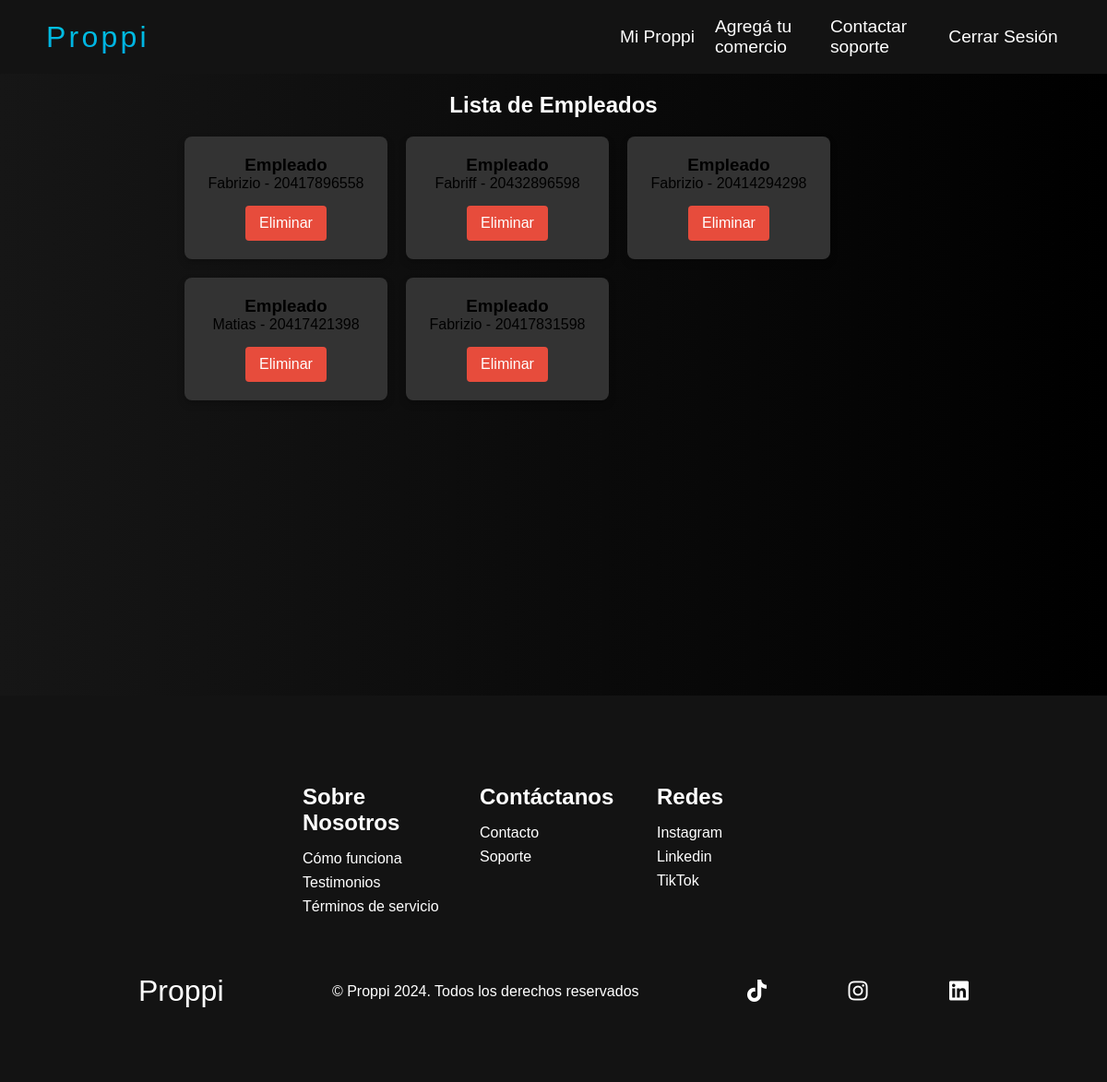
Before: /Miproppi/mis_comercios/eliminar_emp/1 (signed in) with the older database file.
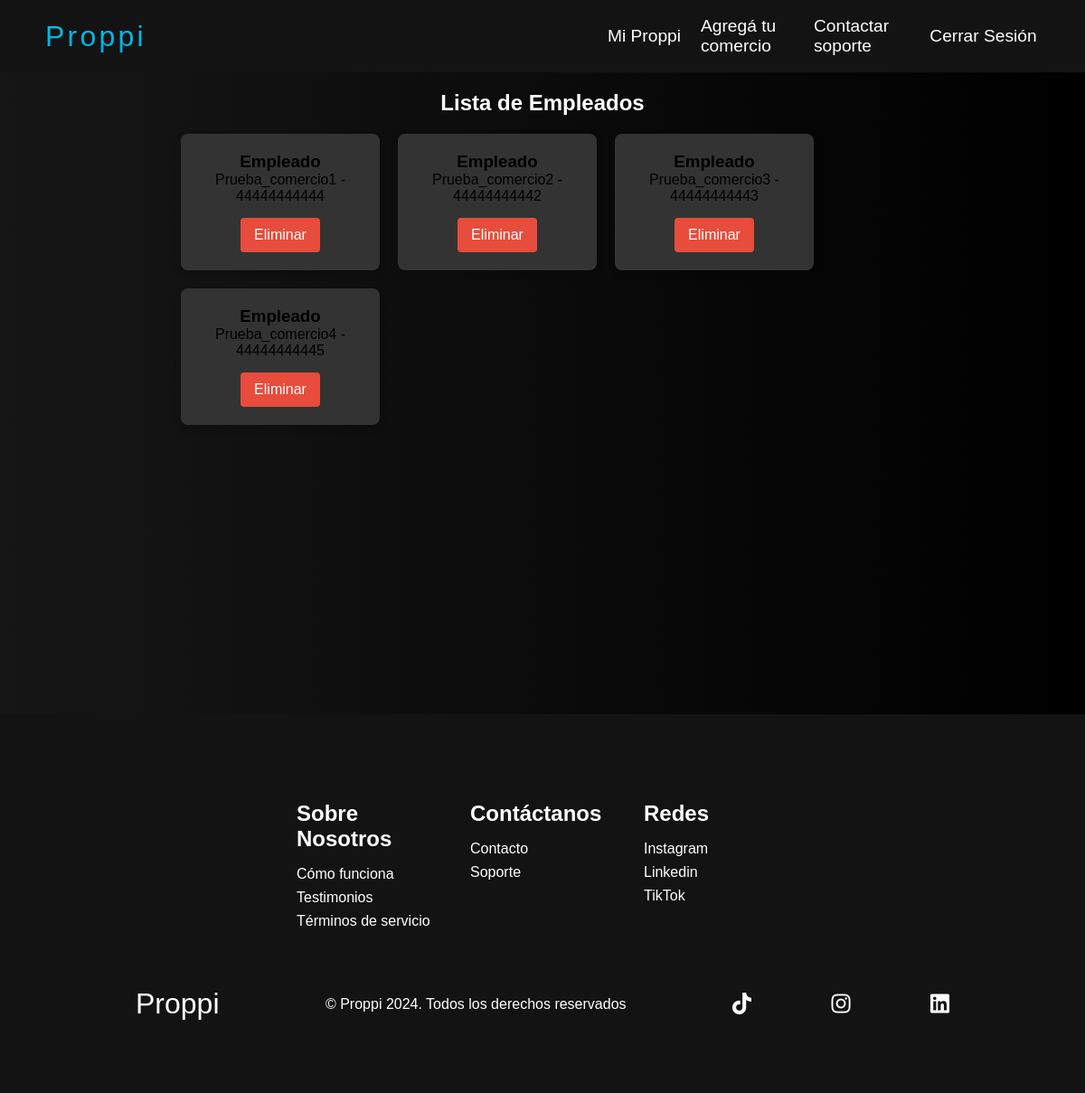
After: the same page with the newer database file.
### Adherircom/models.py (models this page shows, shortened)
class Empleado(models.Model):
    nombre = models.CharField(max_length=50)
    email = models.EmailField(max_length=35)
    alias = models.CharField(max_length=40)
    cuil = models.CharField(max_length=20, unique=True)
    ingresos_diarios = models.DecimalField(max_digits=10, decimal_places=2, default=0)
    ingresos_total = models.DecimalField(max_digits=10, decimal_places=2, default=0)
    comercios = models.ManyToManyField(Comercio, related_name='empleados')
    user = models.OneToOneField(User, on_delete=models.CASCADE, null=True)

### MiProppi/views.py (the view, shortened to what this page needs)
# urls.py: path('Miproppi/mis_comercios/eliminar_emp/<int:comercio_id>', views.eliminar_emp, name = 'eliminar_emp'),
@login_required
@permission_required("Adherircom.delete_empleado")
def eliminar_emp(request, comercio_id):
    comercio_obj = get_object_or_404(Comercio, id=comercio_id)
    empleados = Empleado.objects.filter(comercios=comercio_obj)
    if request.method == 'GET':
        return render(request, 'eliminar_emp.html', {
            'comercio': comercio_obj,
            'empleados': empleados
        })

### MiProppi/templates/eliminar_emp.html (shortened to what this page needs)
{% extends 'base.html' %}
{% load static %}
{% block content %}
<!DOCTYPE html>
<html lang="en">
<head>
    <link rel="stylesheet" href="{% static 'css/eliminar_emp.css' %}">
</head>
<body>
    <div class="wrapper-container">
        <div class="wrapper">
            <h1>Lista de Empleados</h1>
            <ul class="employee-list">
                {% for empleado in empleados %}
                    <li class="employee-item">
                        <div class="employee-details">
                            <h3>Empleado</h3>
                            <p>{{ empleado.nombre }} - {{ empleado.cuil }}</p>
                        </div>
                        <form method="POST" action="{% url 'eliminar_emp' comercio_id=comercio.id %}">
                            <button type="submit" class="btn btn-danger">Eliminar</button>
                        </form>
                    </li>
                {% endfor %}
            </ul>
        </div>
    </div>
</body>
{% endblock %}

Changed rows visible on the page:
removed Empleado: nombre "Fabrizio", cuil "20417896558"
removed Empleado: nombre "Fabriff", cuil "20432896598"
removed Empleado: nombre "Fabrizio", cuil "20414294298"
removed Empleado: nombre "Matias", cuil "20417421398"
removed Empleado: nombre "Fabrizio", cuil "20417831598"
added Empleado: nombre "Prueba_comercio1", cuil "44444444444"
added Empleado: nombre "Prueba_comercio2", cuil "44444444442"
added Empleado: nombre "Prueba_comercio3", cuil "44444444443"
added Empleado: nombre "Prueba_comercio4", cuil "44444444445"
